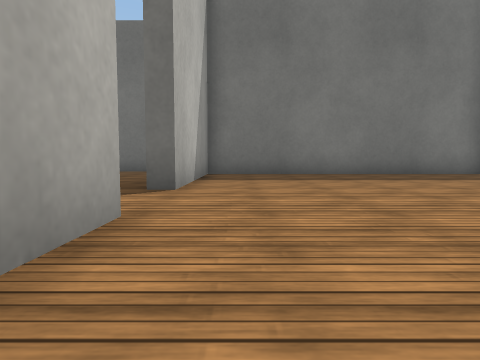
view 1 (above)

12 first-person views from a walk through a world built for the Webots simulator. The camera is 0.22 m above the floor, tilts 4° down and sees 75° across. The floor is counted in squares, 0.5 m on a side. Each view is taken from the middle of a square. On the plan, view 1 faces up. The plan holds only what a view shows up to about 9 squares ahead; the rest is blank. The place goes on beyond the plan. Simple shapes and patterns stand in for the simulator's stock objects.

view 2
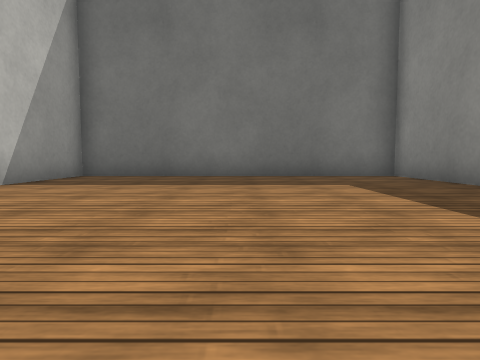

view 3
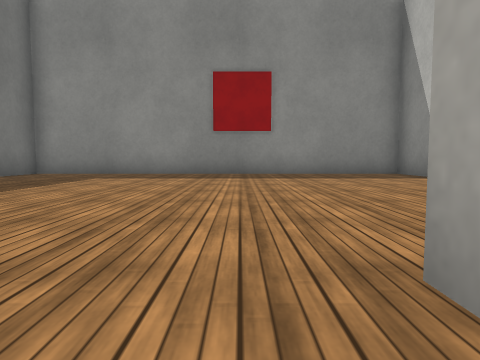

view 4
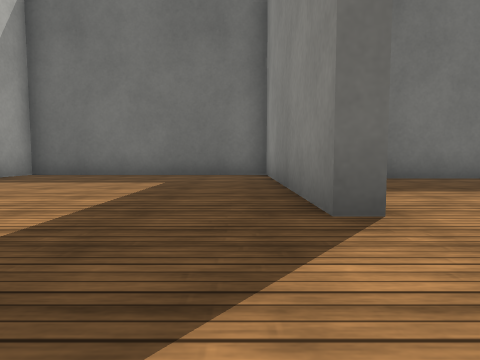

view 5
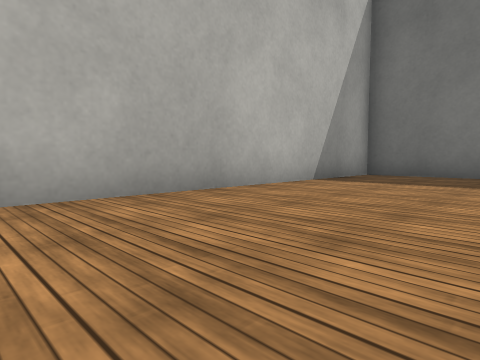

view 6
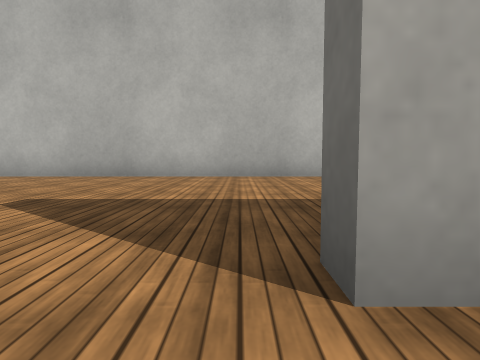

view 7
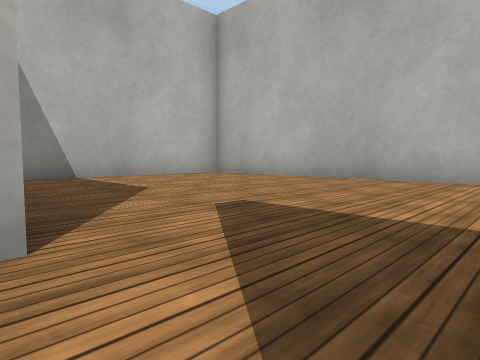

view 8
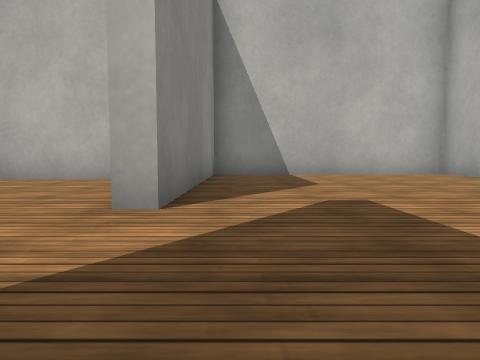

view 9
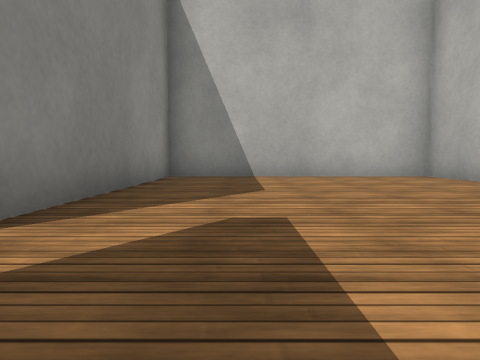

view 10
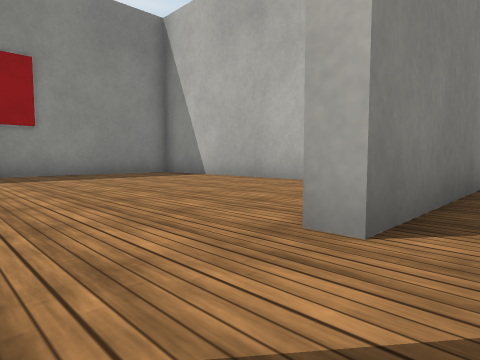

view 11
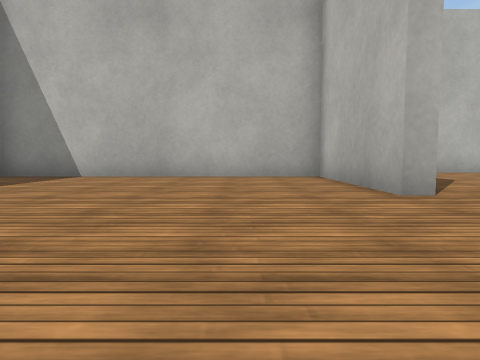

view 12
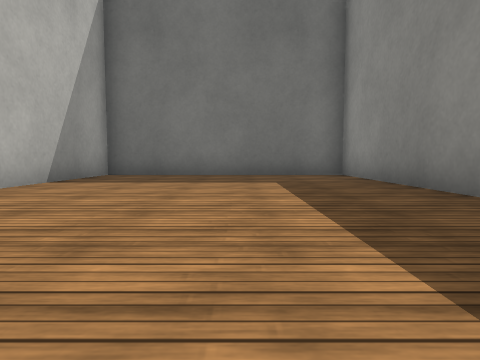

### Floor plan
Ten units are one square. View 1 is at (0, 0); x grows to the right and y downward. Boxes are objects, and circles mark ways between rooms. Rooms are numbered by the first view taken in them; rooms with no view inside come last. Other rooms are left out.
<svg viewBox="-80 -107 153 147">
<path fill="none" stroke="#000" d="M-9 -23 -9 14 68 14 68 -87 -9 -87 -9 -43M-9 -43 -13 -43 -13 -102 -75 -102 -75 35 -13 35 -13 -23 -9 -23"/>
<circle cx="-10" cy="-35" r="3" fill="#2a7"/>
<text x="30" y="-40">1</text>
<text x="-40" y="-30">2</text>
</svg>
Room 1 opens to room 2.

Where each view was taken, in squares from view 1:
view 1: 0 up, 0 right, facing up
view 2: 1 up, 3 right, facing up
view 3: 3 up, 2 left, facing right
view 4: 2 up, 2 left, facing up
view 5: 2 up, 4 left, facing up-left
view 6: 4 up, 0 right, facing left
view 7: 4 up, 1 left, facing down-left
view 8: 5 up, 2 left, facing down
view 9: 4 up, 3 left, facing down
view 10: 4 up, 2 left, facing down-right
view 11: 6 up, 1 right, facing down
view 12: 2 up, 4 left, facing up
